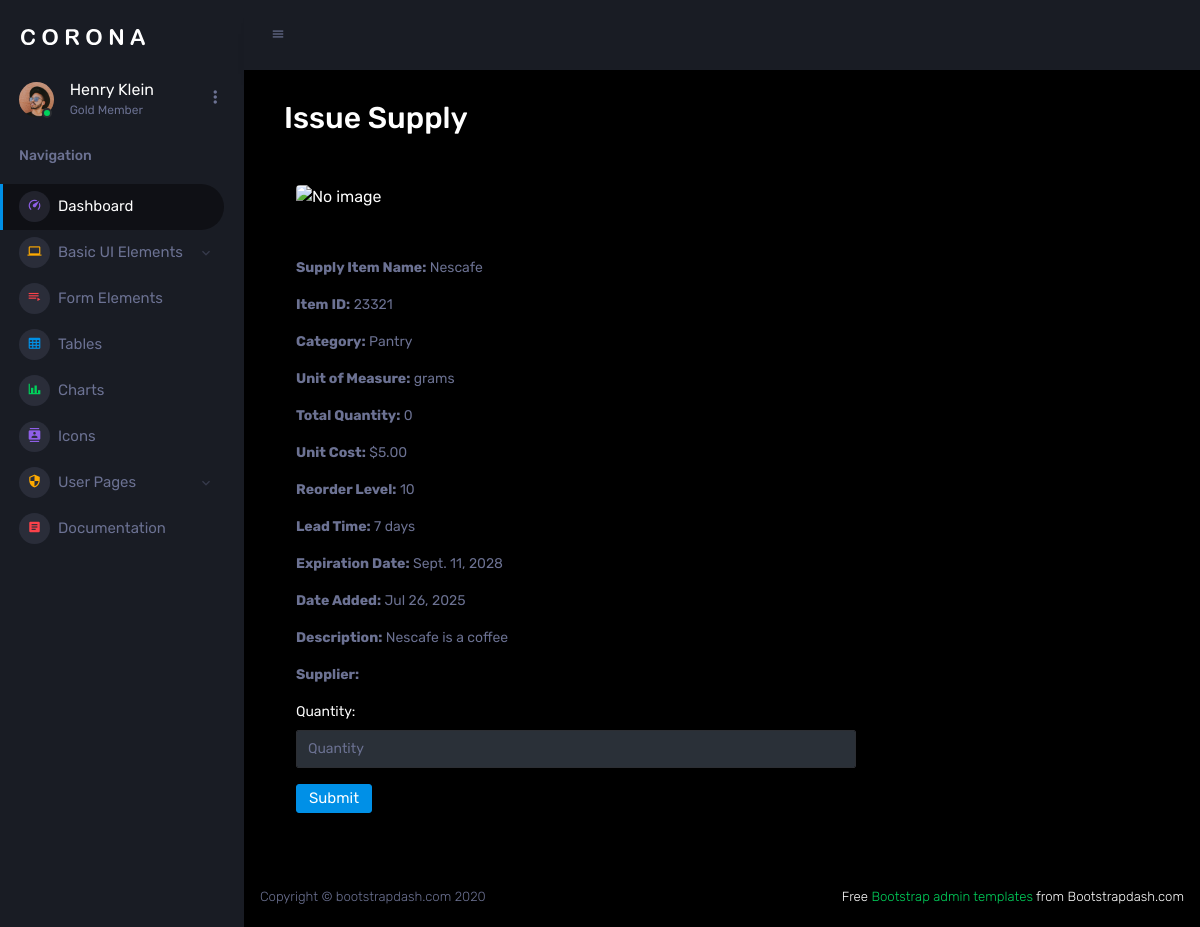
Page /supplyitem/1/transaction/deliver/ on the committed database.
### supply/models.py (models this page shows, shortened)
class SupplyItem(models.Model):
    STATUS_CHOICES = [
        ('active', 'Active'),
        ('inactive', 'Inactive'),
        ('discontinued', 'Discontinued'),
    ]
    item_id = models.CharField(max_length=100, unique=True)  # SKU or barcode
    name = models.CharField(max_length=255)
    quantity = models.PositiveIntegerField(default=0)
    description = models.TextField(blank=True, null=True)
    category = models.CharField(max_length=100)
    unit_of_measure = models.CharField(max_length=50)
    reorder_level = models.PositiveIntegerField(default=10)
    unit_cost = models.DecimalField(max_digits=10, decimal_places=2)
    status = models.CharField(max_length=20, choices=STATUS_CHOICES, default='active')
    supply_image = models.ImageField(upload_to='supply_images/', blank=True, null=True)
    lead_time_days = models.PositiveIntegerField(default=7)
    expiration_date = models.DateField(blank=True, null=True)
    date_added = models.DateTimeField(auto_now_add=True)
    last_updated = models.DateTimeField(auto_now=True)
    created_at = models.DateTimeField(auto_now_add=True)
    updated_at = models.DateTimeField(auto_now=True)
    class Meta:
        ordering = ['name']
        verbose_name = 'Supply Item'
        verbose_name_plural = 'Supply Items'

### supply/views.py (the view)
# urls.py: path('supplyitem/<int:pk>/transaction/deliver/', views.supplyitem_transaction_deliver, name='supplyitem_transaction_deliver'),
def supplyitem_transaction_deliver(request, pk):
    supply_item = get_object_or_404(SupplyItem, pk=pk)
    if request.method == 'POST':
        form = SupplyItemTransactionForm(request.POST)
        if form.is_valid():
            transaction = form.save(commit=False)
            transaction.supply_item = supply_item
            transaction.transaction_type = 'issue'
            transaction.transaction_date = datetime.now()
            transaction.initiated_by = request.user  # uses `related_name='initiated_transactions'
            transaction.save()
            supply_item.update_quantity()
            return redirect('supplyitem_detail', pk=supply_item.pk)
    else:
        form = SupplyItemTransactionForm()
    return render(request, 'supply/supplyitem_transaction.html', {
        'form': form,
        'supply_item': supply_item
    })

### supply/forms.py
class SupplyItemTransactionForm(forms.ModelForm):
    class Meta:
        model = SupplyItemTransaction
        fields = [
            'quantity',
        ]
        widgets = {
            'quantity': forms.NumberInput(attrs={'class': 'form-control', 'placeholder': 'Quantity'}),
        }

### assets/templates/supply/supplyitem_transaction.html (shortened to what this page needs)
{% extends "base/base.html" %}
{% load static %}
{% block content %}
<div class="container">
    <h2 class="text-start mb-5">Issue Supply </h2>
    <form method="post">
        <div class="col-md-8  text-start">
            {% if supply_item.supply_image %}
                <img src="{{ supply_item.supply_image.url }}" alt="{{ supply_item.name }}" class="img-fluid rounded" style="max-height: 200px;">
            {% else %}
                <img src="{% static 'images/default-supply.png' %}" alt="No image" class="img-fluid rounded" style="max-height: 200px;">
            {% endif %}
            <p class="text-muted mt-5 mb-3"><strong>Supply Item Name:</strong> {{ supply_item.name }}</p>
            <p class="text-muted mb-3"><strong>Item ID:</strong> {{ supply_item.item_id }}</p>
            <p class="text-muted mb-3"><strong>Category:</strong> {{ supply_item.category }}</p>
            <p class="text-muted mb-3"><strong>Unit of Measure:</strong> {{ supply_item.unit_of_measure }}</p>
            <p class="text-muted mb-3"><strong>Total Quantity:</strong> {{ supply_item.quantity }}</p>
            <p class="text-muted mb-3"><strong>Unit Cost:</strong> ${{ supply_item.unit_cost }}</p>
            <p class="text-muted mb-3"><strong>Reorder Level:</strong> {{ supply_item.reorder_level }}</p>
            <p class="text-muted mb-3"><strong>Lead Time:</strong> {{ supply_item.lead_time_days }} days</p>
            {% if supply_item.expiration_date %}
                <p class="text-muted mb-3"><strong>Expiration Date:</strong> {{ supply_item.expiration_date }}</p>
            {% endif %}
            <p class="text-muted mb-3"><strong>Date Added:</strong> {{ supply_item.date_added|date:"M d, Y" }}</p>
            <p class="text-muted mb-3">
                <strong>Description:</strong> {{ supply_item.description|default:"No description available." }}
            </p>
            <p class="text-muted mb-3">
                <strong>Supplier:</strong> {{ supply_item.supplier }}
            </p>
            {{ form.as_p }}
            <button type="submit" class="btn btn-primary">Submit</button>
        </div>
    </form>
</div>
{% endblock %}

### rows in the picture
SupplyItem: name "Nescafe", item_id "23321", category "Pantry", unit_of_measure "grams", quantity "0", unit_cost "5.00", reorder_level "10", lead_time_days "7", expiration_date "Sept. 11, 2028", date_added "Jul 26, 2025", description "Nescafe is a coffee"
